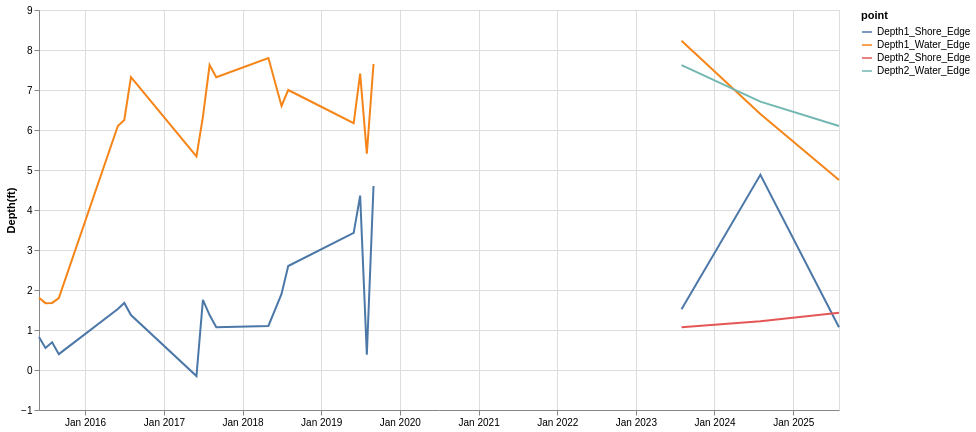

This figure's notebook cell:
### Code cell
depth_ebey = alt.Chart(kelp_clean).transform_filter(
        alt.datum.Location == 'Ebeys Landing'
    ).transform_fold(
    ["Depth1_Shore_Edge", "Depth1_Water_Edge", "Depth2_Shore_Edge", "Depth2_Water_Edge"],
    as_=["point", "depth"]
    ).mark_line().encode(
        alt.X('yearmonth(Survey_Date):T', title=None),
        alt.Y('depth:Q', title = 'Depth(ft)'),
        alt.Color('point:N'),
    ).properties(
    width=800,
    height=400)

depth_ebey

### Figure 1 — Vega-Lite specification as saved in the notebook (floating-point values rounded to 4 significant figures; data arrays with more than 128 entries replaced by an {"elided": "..."} marker saying what was removed)
{"config": {"view": {"continuousWidth": 300, "continuousHeight": 300}}, "data": {"name": "data-c82967aaa97881e15710adf3db1f6db2"}, "mark": {"type": "line"}, "encoding": {"color": {"field": "point", "type": "nominal"}, "x": {"field": "Survey_Date", "timeUnit": "yearmonth", "title": null, "type": "temporal"}, "y": {"field": "depth", "title": "Depth(ft)", "type": "quantitative"}}, "height": 400, "transform": [{"filter": "(datum.Location === 'Ebeys Landing')"}, {"fold": ["Depth1_Shore_Edge", "Depth1_Water_Edge", "Depth2_Shore_Edge", "Depth2_Water_Edge"], "as": ["point", "depth"]}], "width": 800, "$schema": "https://vega.github.io/schema/vega-lite/v5.20.1.json", "datasets": {"data-c82967aaa97881e15710adf3db1f6db2": {"elided": "131 records"}}}
